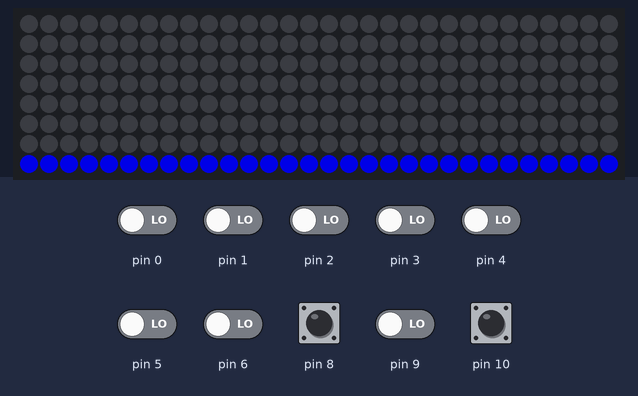
This sketch was run on a simulated Arduino Uno, built with avr-gcc and run on an emulated ATmega328P. Shown: 30×8 RGB LED matrix (first LED top left, wired row by row). The test bench sets the inputs (shaded band); at power-on: pin 8–10 HIGH, pin 0–6 LOW. Dim RGB values are drawn brighter than linear.

7.4 s: pin 9 driven LOW
Above: at 8.49 s.
10.4 s: pin 9 driven HIGH
Timing chart, 0 to 13.4 s (numbered marks = the images above; inputs shaded):
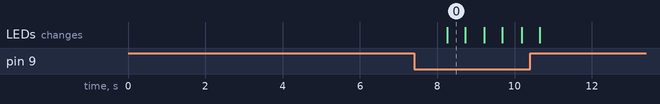

Measured:
- after the input at 7.4 s, the LEDs: change after 0.86 s (image 0)
- what the display in image 0 shows lasts 0.4 s, from 8.3 s to 8.7 s

The sketch:

matrix.scoretable.ino
```cpp
// Include libraries for the LED matrix
#include "configure.h"
#include <EEPROM.h>
#include <Adafruit_GFX.h>
#include <Adafruit_NeoMatrix.h>
#include <Adafruit_NeoPixel.h>

Adafruit_NeoMatrix matrix = Adafruit_NeoMatrix(30, 8,  MATRIX_PIN,
  NEO_MATRIX_BOTTOM  + NEO_MATRIX_RIGHT +
  NEO_MATRIX_ROWS    + NEO_MATRIX_ZIGZAG,
  NEO_GRB            + NEO_KHZ800);

Score_t score;
char str[6];

int mode = MODE_SCORE;
int set = SCORE_NONE;
int setModes = SETUP_MODE;
int brighness = 100;
int colorIndex = 2;

void setup() {
    pinMode(4,  INPUT);
    pinMode(5,  INPUT);
    pinMode(6,  INPUT);
    pinMode(7,  OUTPUT);
    pinMode(8,  INPUT);
    pinMode(9,  INPUT);
    pinMode(10, INPUT);

    // initialize the LED matrix
    matrix.begin();

    // set the brightness; max = 255
    brighness = EEPROM.read(0);
    colorIndex = EEPROM.read(1);
    matrix.setBrightness(brighness);

    matrix.setTextWrap(false);
    matrix.setTextSize(1);
    int counter = 0;

    while (counter < 15 || setModes == SETUP_VOLTAGE) {
        matrix.fillScreen(0);
        if (setModes == SETUP_VOLTAGE) {
            sprintf(str, "V%.2f",  analogRead(A0) * (4.9 / 1023.0));
        } else {
            sprintf(str, "%s", modes[setModes]);
        }

        if (digitalRead(8) == LOW) {
            counter = 0;
            if (setModes == SETUP_BRIG) {
                brighness++;
                if (brighness > 20) {
                    brighness = 1;
                }
            }
            if (setModes == SETUP_COLOR) {
                colorIndex++;
                if (colorIndex > 14) {
                    colorIndex = 1;
                }
            }
        }

        if (digitalRead(9) == LOW) {
            counter = 0;
            if (setModes == SETUP_BRIG) {
                brighness--;
                if (brighness == 0) {
                    brighness = 20;
                }
            }
            if (setModes == SETUP_COLOR) {
                colorIndex--;
                if (colorIndex == -1) {
                    colorIndex = 0;
                }
            }
        }

        matrix.setTextColor(colors[colorIndex]);
        int b = map(brighness, 0, 20, 0, 255);
        matrix.setBrightness(b);
        matrix.setCursor(0, 0);
        matrix.print(str);
        matrix.show();

        if (digitalRead(10) == LOW) {
            counter = 0;
            setModes++;
            if (setModes == SETUP_NONE) {
                EEPROM.write(0, brighness);
                EEPROM.write(1, colorIndex);
                delay(1000);
                break;
            }
        }

        counter++;
        delay(300);
    }
}

void handleScore() {

    if (score.first < 10) {
        sprintf(str, "% 2d:%d", score.first, score.second);
    } else {
        sprintf(str, "%2d:%d", score.first, score.second);
    }

    matrix.fillScreen(0);
    matrix.setCursor(0, 0);
    matrix.print(str);

    if (set == SCORE_MINUS) {
        matrix.drawLine(0, 7, 29, 7, BLUE);
    }
    matrix.show();

    if (notBounce(&PINB, PB2) == LOW) {
        if (set == SCORE_MINUS) {
            score.first--;
        } else
        if (set == SCORE_NONE) {
            score.first++;
        }
    }

    if (notBounce(&PINB, PB1) == LOW) {
        set++;
        if (set == SCORE_END) {
            set = SCORE_NONE;
        }
    }

    if (notBounce(&PINB, PB0) == LOW) {
        if (set == SCORE_MINUS) {
            score.second--;
        } else
        if (set == SCORE_NONE) {
            score.second++;
        }
    }

    if (debounce(&PIND, PD3) == HIGH) {
        score.first++;
    }
    if (debounce(&PIND, PD4) == HIGH) {
        score.second++;
    }
    if (debounce(&PIND, PD5) == HIGH) {
        score.first--;
    }
    if (debounce(&PIND, PD6) == HIGH) {
        score.second--;
    }

    if (score.first > 99) {
        score.first = 0;
    }
    if (score.first < 0) {
        score.first = 0;
    }
    if (score.second > 99) {
        score.second = 0;
    }
    if (score.second < 0) {
        score.second = 0;
    }
}

void loop() {
    switch (mode) {

    case MODE_SCORE:
        handleScore();
        break;
    case MODE_TIME:
        break;
    }
    delay(100);
}
```

configure.h
```cpp
#ifndef CONFIGURE_H
#define CONFIGURE_H

// Define the pin which is used as DataIn on the LED matrix
#define MATRIX_PIN 7

// define some color codes
#define WHITE   0XFFFF
#define GREEN   0x07E0
#define RED     0xF800
#define CYAN    0x07FF
#define MAGENTA 0xF81F
#define YELLOW  0xFFE0
#define BLUE    0x001F
#define AQUA    0x07FF
#define TEAL    0x0410
#define NAVY    0x0010
#define FUCHSIA 0xF81F
#define PURPLE  0x8010
#define OLIVE   0x8400
#define LIME    0x07E0

enum {
    SCORE_NONE = 0,
    SCORE_MINUS,
    SCORE_END
};

enum {
    MODE_SCORE = 0,
    MODE_TIME,
    MODE_NONE
};

enum {
    SETUP_MODE = 0,
    SETUP_BRIG,
    SETUP_COLOR,
    SETUP_VOLTAGE,
    SETUP_NONE
};

const char *modes[4] = {"SETUP", "BRIGH", "COLOR", "V" };
const unsigned int colors[14] = {
    WHITE,
    GREEN,
    RED,
    CYAN,
    MAGENTA,
    YELLOW,
    BLUE,
    AQUA,
    TEAL,
    NAVY,
    FUCHSIA,
    PURPLE,
    OLIVE,
    LIME
};

inline unsigned int debounce(volatile uint8_t *port, uint8_t pin) {
    if (!(*port & (1 << pin))) {
        _delay_ms(50);
        return HIGH;
    }
    return LOW;
}

inline unsigned int notBounce(volatile uint8_t *port, uint8_t pin) {
    if ((*port & (1 << pin))) {
        _delay_ms(50);
        return HIGH;
    }
    return LOW;
}

class Score_t {

 public:
    int first;
    int second;

    Score_t () {
        first = 0;
        second = 0;
    }
};

#endif
```
